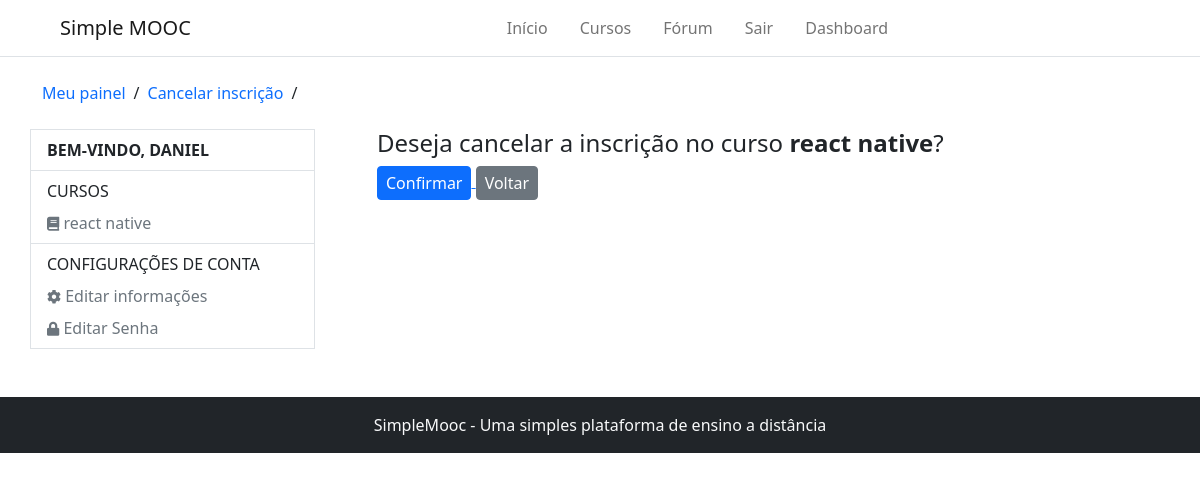
The app's page /unsubscribe/react-native/ (signed in), older data.
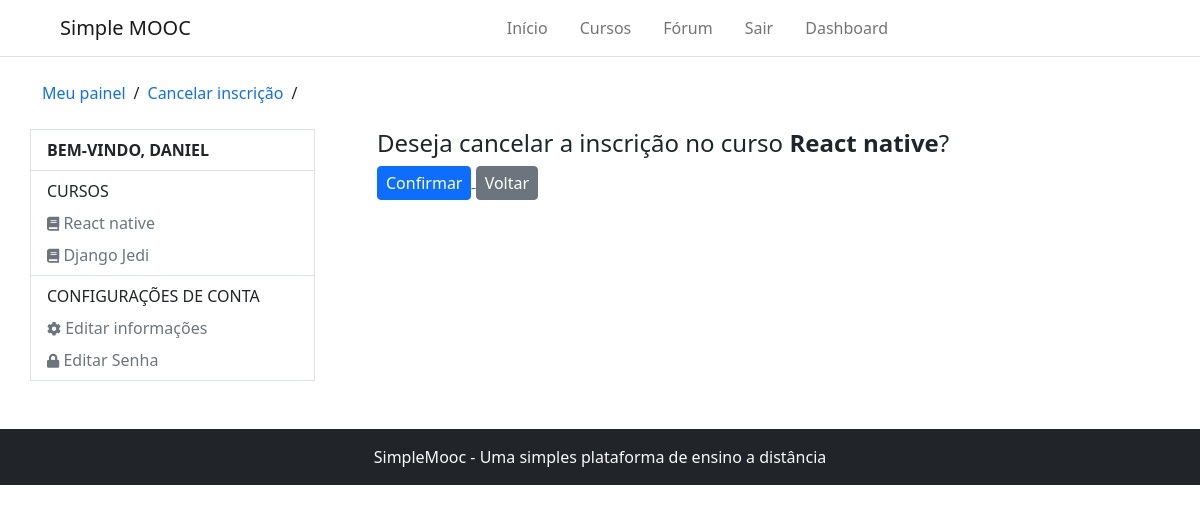
The same page, newer data.
### Courses/models.py (models this page shows, shortened)
class subscribe(models.Model):
    STATUS_CHOICES = (
        (0, 'Análise'),
        (1, 'Aprovado'),
        (2, 'Cancelado'),
    )
    user = models.ForeignKey(settings.AUTH_USER_MODEL, on_delete=models.CASCADE, verbose_name='Usuário')
    course = models.ForeignKey(Course, on_delete=models.CASCADE, verbose_name='Curso')
    status = models.IntegerField(choices=STATUS_CHOICES, default=0, blank=True, verbose_name='Situação')
    created_at = models.DateTimeField(auto_now_add=True, verbose_name='Criado em')
    update_at = models.DateTimeField(auto_now=True, verbose_name='Atualizado em')
    class Meta:
        verbose_name = 'Inscrição'
        verbose_name_plural = 'Inscrições'
        unique_together = (('user', 'course'),)

class Course(models.Model):
    name_course = models.CharField(max_length=50, verbose_name='Nome do curso')
    slug_course = models.SlugField(verbose_name='Atalho', blank=True)
    description_course = models.CharField(max_length=255, verbose_name='Descrição do curso')
    about_course = models.TextField(verbose_name='Sobre o curso')
    image_course = models.ImageField(upload_to='course_img/%Y/%m/%d', verbose_name='Imagem', null=True, blank=True)
    created_at = models.DateTimeField(auto_now_add= True, verbose_name='Data de criação')
    update_at = models.DateTimeField(auto_now=True, verbose_name='Data de atualização')
    objects = CourseManager()
    def __str__(self):
        return self.name_course
    class Meta:
        verbose_name = 'curso'
        verbose_name_plural = 'cursos'

### core/views.py (the view)
# urls.py: path('unsubscribe/<slug:slug>/', views.unsubscribe_course, name='unsubscribe-course'),
@login_required
def unsubscribe_course(request, slug):
    course = get_object_or_404(Course, slug_course=slug)
    Subscribe = get_object_or_404(subscribe, user=request.user, course=course)
    cancel = request.GET.get('cancel')
    if cancel:
        Subscribe.delete()
        return redirect('dashboard')
    return render(request, 'core/unsubscribe_course.html', {'course': course})

### Accounts/models.py (called while the page is built)
    def __str__(self):
        return self.username

### Courses/templatetags/courses_tags.py (called while the page is built)
@register.inclusion_tag('partials/_my_courses.html')
def user_courses(user):
    registrations = subscribe.objects.order_by('-id').filter(user=user)
    return {'registrations': registrations}

### core/templates/core/unsubscribe_course.html
{% extends 'registration/dashboard.html' %}
{% block 'breadcrumbs' %}
    {{ block.super }}
    <li><a href="{% url 'unsubscribe-course' course.slug_course %}" class="text-decoration-none">Cancelar inscrição</a></li>
    <li>/</li>
{% endblock %}
{% block 'dashboard-main' %}
    <h4 class="fw-normal">Deseja cancelar a inscrição no curso <strong>{{ course }}</strong>?</h4>
    <a href="?cancel=true">
        <button class="btn btn-primary px-2 py-1">Confirmar</button>
    </a>
    <a href="{% url 'dashboard' %}">
        <button class="btn btn-secondary px-2 py-1">Voltar</button>
    </a>
{% endblock %}

### templates/partials/_my_courses.html
{% for subscribe in registrations %}
    <li class="nav-item">
        <a class="nav-link px-0 link-secondary pb-0" aria-current="page" href="{{ subscribe.course.course_user_url }}">
            <i class="fas fa-book" style="font-size: 14px"></i> {{ subscribe.course }}
        </a>
    </li>
{% empty %}
    <p class="text-muted">Você não está escrito em nenhum curso</p>
{% endfor %}

Row changes from the older to the newer data that the page shows:
removed subscribe: course "react native"
removed Course: name_course "react native"
added subscribe: course "React native"
added subscribe: course "Django Jedi"
added Course: name_course "React native"
